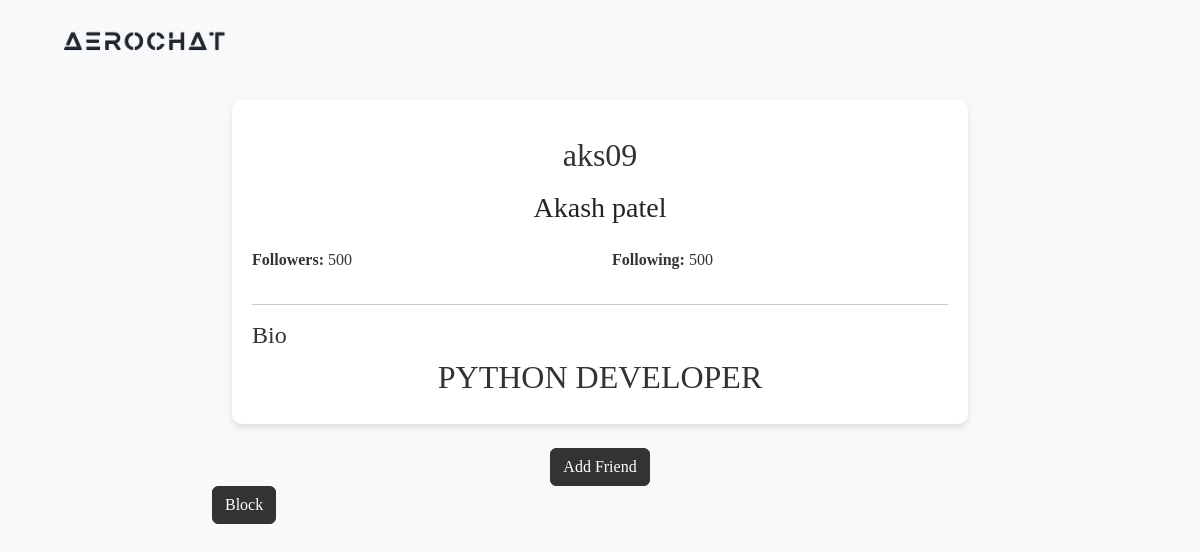
The app's page /aks09/ (signed in) with its own data.
### AeroApp/models.py (models this page shows)
class User(AbstractUser):
    full_name = models.CharField(max_length=50)
    otp = models.CharField(max_length=10, blank=True, null=True)
    Bio = models.CharField(max_length=300, null=True)

### AeroApp/views.py (the view)
# urls.py: path('<str:username>/', views.OtherUserProfile, name='other-profile'),
def OtherUserProfile(request, username):
    searched_user = get_object_or_404(User, username=username)
    bio = searched_user.Bio if searched_user.Bio else ''
    followers_count = 500  # Replace with actual follower count
    following_count = 200  # Replace with actual following count
    friend_request_sent = FriendRequest.objects.filter(from_user=request.user, to_user=searched_user).exists()
    return render(request, 'otheruserprofile.html', {'searched_user': searched_user, 'bio': bio, 'followers_count': followers_count, 'following_count': following_count, 'friend_request_sent': friend_request_sent})

### AeroApp/templates/otheruserprofile.html (shortened to what this page needs)
<!DOCTYPE html>
<html lang="en">
{% load static %}
<head>
  <link href="https://cdn.jsdelivr.net/npm/bootstrap@5.3.0-alpha1/dist/css/bootstrap.min.css" rel="stylesheet">
  <link href="https://cdnjs.cloudflare.com/ajax/libs/font-awesome/6.0.0-beta3/css/all.min.css" rel="stylesheet">
</head>
<body>
<nav class="navbar navbar-expand-lg navbar-light">
    <div class="container">
        <a class="navbar-brand" href="{% url 'home' %}">
            <img src="{% static 'logo.png' %}" alt="logo of AeroChat" class="logo-img">
        </a>
    </div>
</nav>
  <div class="container">
    <div class="row justify-content-center">
      <div class="col-md-8">
        <div class="profile-container">
          <div class="text-center mb-4">
            <h2 class="mt-3">{{ searched_user.username }}</h2>
            <h3 class="mt-3">{{ searched_user.full_name }}</h3>
          </div>
          <div class="row">
            <div class="col-md-6">
              <p><strong>Followers:</strong>  {{ followers_count }}</p>
            </div>
            <div class="col-md-6">
              <p><strong>Following:</strong>  {{ followers_count }}</p>
            </div>
          </div>
          <hr>
          <div class="row">
            <div class="col-md-12">
              <div class="d-flex justify-content-between align-items-center">
                <h4>Bio</h4>
              </div>
              <div class="bio-container">
                {% if bio %}
                  <h2>{{ bio }}</h2>
                {% endif %}
              </div>
            </div>
          </div>
        </div>
      </div>
    </div>
  </div>
</body>
<div class="row justify-content-center mt-4">
    <div class="col-md-8">
      <div class="text-center">
        {% if friend_request_sent %}
            <form method="post" action="{% url 'send_friend_request' searched_user.username %}" >
              {% csrf_token %}
              <input type="hidden" name="username" value="{{ searched_user.username }}">
              <button type="submit" class="btn btn-dark mx-2">Cancel Request</button>
            </form>
        {% else %}
            <form method="post" action="{% url 'send_friend_request' searched_user.username %}" >
              <button type="submit" class="btn btn-dark mx-2">Add Friend</button>
            </form>
        {% endif %}
      </div>
      <a class="btn btn-dark mx-2" href="#">Block</a>
    </div>
  </div>
</html>

### AeroApp/templates/otheruserprofile.html (style rules this page uses)
body { font-family: "Ubuntu"; background-color: #f9f9f9; }
.profile-container { background-color: #fff; border-radius: 10px; padding: 20px; margin-top: 20px; box-shadow: 0 4px 6px rgba(0, 0, 0, 0.1); }
h2, h4, p { color: #333; }
.btn-dark { background-color: #333; border-color: #333; }
.bio-container { text-align: center; }
.navbar { background-color: #f8f9fa; padding: 5px 15px; margin: 0px; }
.navbar-brand { font-size: 20px; color: #212529; }
.logo-img { width: 100%; max-width: 200px; }

### records on screen
User: username "aks09", full_name "Akash patel", Bio "PYTHON DEVELOPER"

### other values on screen
{{ followers_count }} "500"
